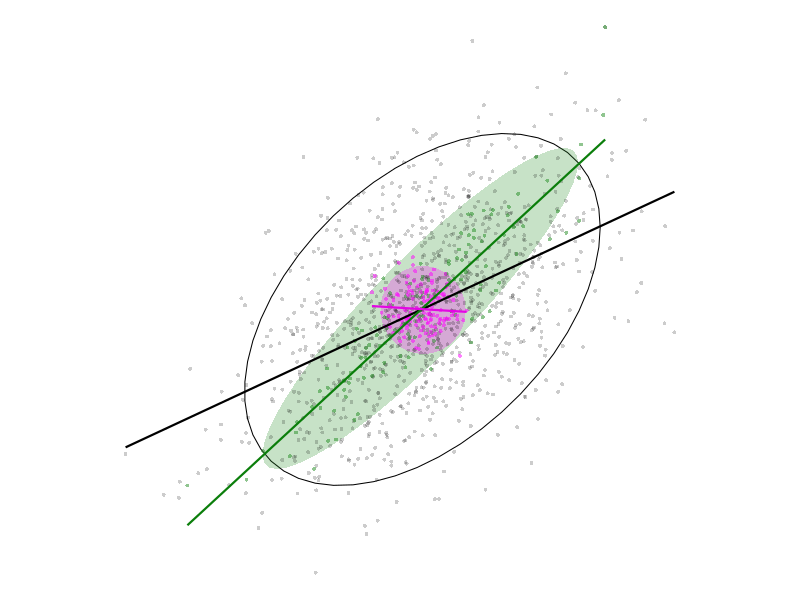
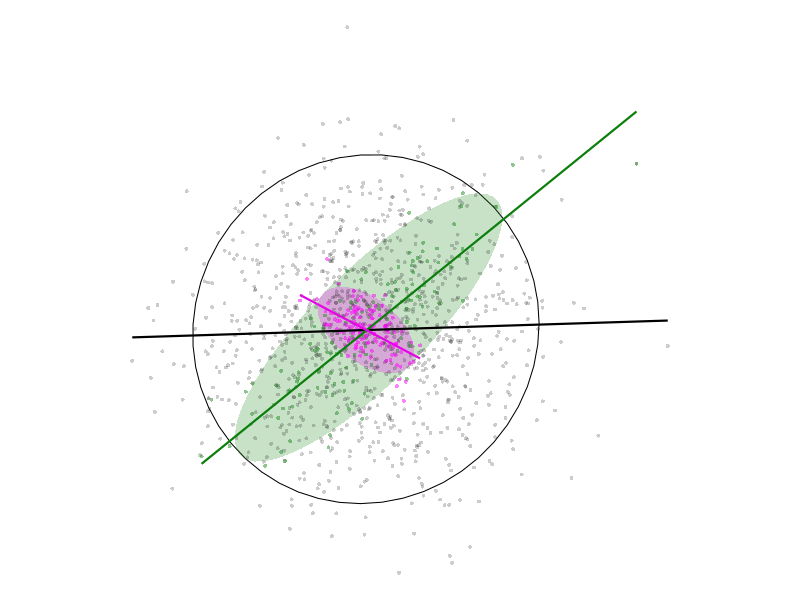

These charts were generated, in order, by the following R code:
## ---- chunk 1
library(MASS)
library(ggplot2)
library(tidyverse)
library(colorspace)
## ---- chunk 2
get_correlated_df <- function(cor = 0.5) {
  # generate a multivariate normal distribution
  # mu is the mean centre, Sigma is the covariance matrix
  mvrnorm(n = 1024, mu = c(5, 5), 
          Sigma = matrix(c(1, cor, cor, 1), 2, 2)) |>
    as.data.frame() |>
    rename(x = V1, y = V2) |>
    arrange(x + y) |> 
    mutate(id = row_number())
}
## ---- chunk 3
# aggregate similar observations
agg_similar <- function(df) {
  df |>
    mutate(grouper = id %/% 8) |>
    group_by(grouper) |>
    summarise(x = mean(x), 
              y = mean(y)) |>
    dplyr::select(-grouper) |>
    ungroup()
}

# aggregate different observations
agg_different <- function(df) {
  df |>
    mutate(grouper = id %% 128) |>
    group_by(grouper) |>
    summarise(x = mean(x), 
              y = mean(y)) |>
    dplyr::select(-grouper) |>
    ungroup()
}
## ---- chunk 4
#| code-fold: true
add_ellipses <- function(g, dfs, cols, alphas, filled_polygons) {
  for (i in seq_along(dfs)) {
    if (filled_polygons[i]) {
      g <- g + stat_ellipse(
                 data = dfs[[i]], aes(x = x, y = y), geom = "polygon", 
                 alpha = alphas[i], fill = cols[i])
    } else {
      g <- g + stat_ellipse(
                 data = dfs[[i]], aes(x = x, y = y), colour = cols[i], 
                 linewidth = 0.35)
    }
  }
  g
}

add_points <- function(g, dfs, cols, alphas) {
  for (i in seq_along(dfs)) {
    g <- g + geom_point(data = dfs[[i]], aes(x = x, y = y), 
               colour = cols[i], alpha = alphas[i], pch = 16, size = 1)
  }
  g
}

add_lines <- function(g, dfs, cols) {
  for (i in seq_along(dfs)) {
    g <- g + geom_smooth(data = dfs[[i]], aes(x = x, y = y), method = lm,
               se = FALSE, colour = darken(cols[i]), linewidth = 0.75)
  }
  g
}

three_plots <- function(dfs, cols = c("black", "forestgreen", "magenta")) {
  g <- ggplot()
  g <- add_ellipses(g, dfs, cols, alpha = rep(0.25, 3), filled_polygons = c(F, T, T))
  g <- add_points(g, dfs, cols, alphas = c(0.2, 0.5, 0.5))
  g <- add_lines(g, dfs, cols)
  g + 
    coord_equal() + 
    theme_void()
}
## ---- chunk 5
df <- get_correlated_df(0.5)
df_sim <- df |>
  agg_similar()
df_diff <- df |>
  agg_different()

three_plots(list(df, df_sim, df_diff))
## ---- chunk 6
df <- get_correlated_df(0)
df_sim <- df |>
  agg_similar()
df_diff <- df |>
  agg_different()

three_plots(list(df, df_sim, df_diff))
## ---- chunk 7
#| code-fold: true
# License (MIT)
#
# Copyright (c) 2023 David O'Sullivan
#
# Permission is hereby granted, free of charge, to any person
# obtaining a copy of this software and associated documentation
# files (the "Software"), to deal in the Software without restriction,
# including without limitation the rights to use, copy, modify, merge,
# publish, distribute, sublicense, and/or sell copies of the Software,
# and to  permit persons to whom the Software is furnished to do so,
# subject to the following conditions:
#
# The above copyright notice and this permission notice shall be included
# in all copies or substantial portions of the Software.
#
# THE SOFTWARE IS PROVIDED "AS IS", WITHOUT WARRANTY OF ANY KIND, EXPRESS
# OR IMPLIED, INCLUDING BUT NOT LIMITED TO THE WARRANTIES OF MERCHANTABILITY,
# FITNESS FOR A PARTICULAR PURPOSE AND NONINFRINGEMENT. IN NO EVENT SHALL
# THE AUTHORS OR COPYRIGHT HOLDERS BE LIABLE FOR ANY CLAIM, DAMAGES OR OTHER
# LIABILITY, WHETHER IN AN ACTION OF CONTRACT, TORT OR OTHERWISE, ARISING
# FROM, OUT OF OR IN CONNECTION WITH THE SOFTWARE OR THE USE OR OTHER
# DEALINGS IN THE SOFTWARE.
